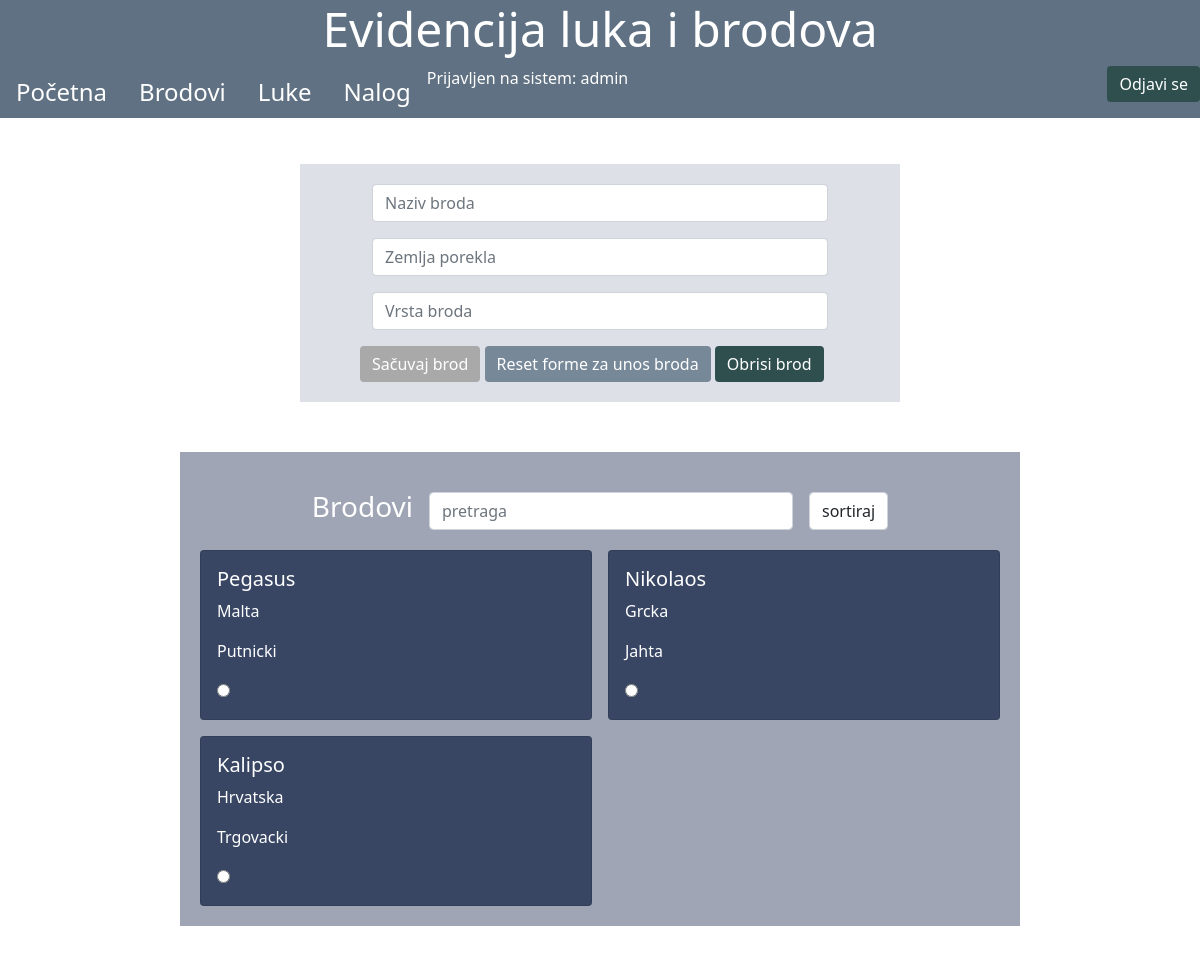
Screenshot of /brod.php (signed in) with the database file from the repository.
### tables this page shows
CREATE TABLE `brodovi` (
  `id` int(11) NOT NULL,
  `nazivBroda` varchar(255) NOT NULL,
  `zemljaPorekla` varchar(255) NOT NULL,
  `vrstaBroda` varchar(255) NOT NULL
);

### model/brod.php (called while the page is built, shortened)
<?php
class Brod
{
    public static function getAll(mysqli $conn)
    {
        $upit = "SELECT * FROM brodovi";
        return $conn->query($upit);
    }
}

### brod.php (the view, shortened to what this page needs)
<?php
require "dbBroker.php";
require "model/brod.php";
?>
<!doctype html>
<html lang="en">
<head>
    <link href="https://cdn.jsdelivr.net/npm/bootstrap@5.1.3/dist/css/bootstrap.min.css" rel="stylesheet">
    <link href="css/style.css" rel="stylesheet">
</head>
<body>
<div class="header">
    <div class="naslov">
        <h1>Evidencija luka i brodova</h1>
    </div>
    <div class="navigacija d-flex justify-content-between">
        <ul class="nav" id="navigacija-lista" >
            <li class="nav-item">
                <a class="nav-link" aria-current="page" href="pocetna.php">Početna</a>
            </li>
            <li class="nav-item">
                <a class="nav-link" href="brod.php">Brodovi</a>
            </li>
            <li class="nav-item">
                <a class="nav-link" href="luka.php">Luke</a>
            </li>
            <li class="nav-item">
                <a class="nav-link" href="nalog.php">Nalog</a>
            </li>
            <li class="nav-item">
                <p class="">Prijavljen na sistem: <?=$_SESSION['current_user']?></p>
            </li>
        </ul>
        <div>
            <a class="btn btn-danger" style="background-color:rgb(47,79,79);border:none " href="odjava.php">Odjavi se</a>
        </div>
    </div>
</div>
<div class="content">
    <div class="naslov">
        <h2>Brod</h2>
    </div>
    <div class="forma">
        <form method="post" id="formaBrod">
            <div class="input-group mb-3 container">
                <input class="form-control" type="text" name="nazivBroda" placeholder="Naziv broda" value="">
            </div>
            <div class="input-group mb-3 container">
                <input class="form-control" type="text" name="zemljaPorekla" placeholder="Zemlja porekla" value="">
            </div>
            <div class="input-group mb-3 container">
            <input class="form-control" type="text" name="vrstaBroda" placeholder="Vrsta broda" value="">
            </div>
            <div class="d-grid gap-2 d-md-block">
                <button type="submit"  class="btn btn-success" style="background-color:rgb(169,169,169); border:none">Sačuvaj brod</button>
                <button type="reset" id="resetBrod" class="btn btn-primary" style="background-color:rgb(119,136,153);border:none ">Reset forme za unos broda</button>
                <button type="button" id="obrisiBrod" class="btn btn-danger" style="background-color:rgb(47,79,79);border:none " >Obrisi brod</button>
            </div>
        </form>
    </div>
    <div class="prikazPodataka">
        <div class="d-flex p-1 justify-content-center align-items-center">
            <div>
                <h3>Brodovi</h3>
            </div>
            <div class="w-50 p-3">
                <input class="form-control" type="text" placeholder="pretraga" id="pretraga">
            </div>
            <div>
                <input class="form-control" type="button" id="sortBtn" value="sortiraj">
            </div>
        </div>
       <div class="row row-cols-1 row-cols-sm-2 g-3">
           <?php
           $brodovi=Brod::getAll($konekcija);
           while (($brod=$brodovi->fetch_assoc())!=null){?>
           <div class="col">
               <div class="card" style="background-color: rgba(42,57,89,0.87);">
                   <div class="card-body">
                       <h5 class="card-title"><?=$brod['nazivBroda']?></h5>
                       <p class="card-text"><?=$brod['zemljaPorekla']?></p>
                       <p class="card-text"><?=$brod['vrstaBroda']?></p>
                       <input type="radio" name="brodCheck" value="<?=$brod['id']?>">
               </div>
           </div>
       </div>
        <?php }
        ?>
       </div>
    </div>
</div>
<br>
<br>
<br>
</body>
</html>

### css/style.css (style rules this page uses)
body { background-image: url("pozadina.jpg"); background-size: 100% 100%; background-repeat: no-repeat; background-attachment: fixed; }
.header { color: white; background-color: rgba(42, 66, 89, 0.75); }
.naslov { text-align: center; }
.naslov h1 { font-size: 3em; }
.navigacija ul li a { font-size: 1.5em; color: white; }
.forma { padding-top: 20px; padding-bottom: 20px; margin-left: auto; margin-right: auto; width: 50vw; background-color: rgba(140, 148, 171, 0.29); }
form { width: 40vw; margin-left: auto; margin-right: auto; }
.naslovForma, .naslov h2 { color: white; }
.prikazPodataka { background-color: rgba(42, 57, 89, 0.45); color: white; width: 70vw; margin-top: 50px; margin-left: auto; margin-right: auto; }
.prikazPodataka { padding: 20px; }

### rows the page displays
brodovi: nazivBroda "Pegasus", zemljaPorekla "Malta", vrstaBroda "Putnicki"
brodovi: nazivBroda "Nikolaos", zemljaPorekla "Grcka", vrstaBroda "Jahta"
brodovi: nazivBroda "Kalipso", zemljaPorekla "Hrvatska", vrstaBroda "Trgovacki"

### other values shown
$_SESSION['current_user'] "admin"
